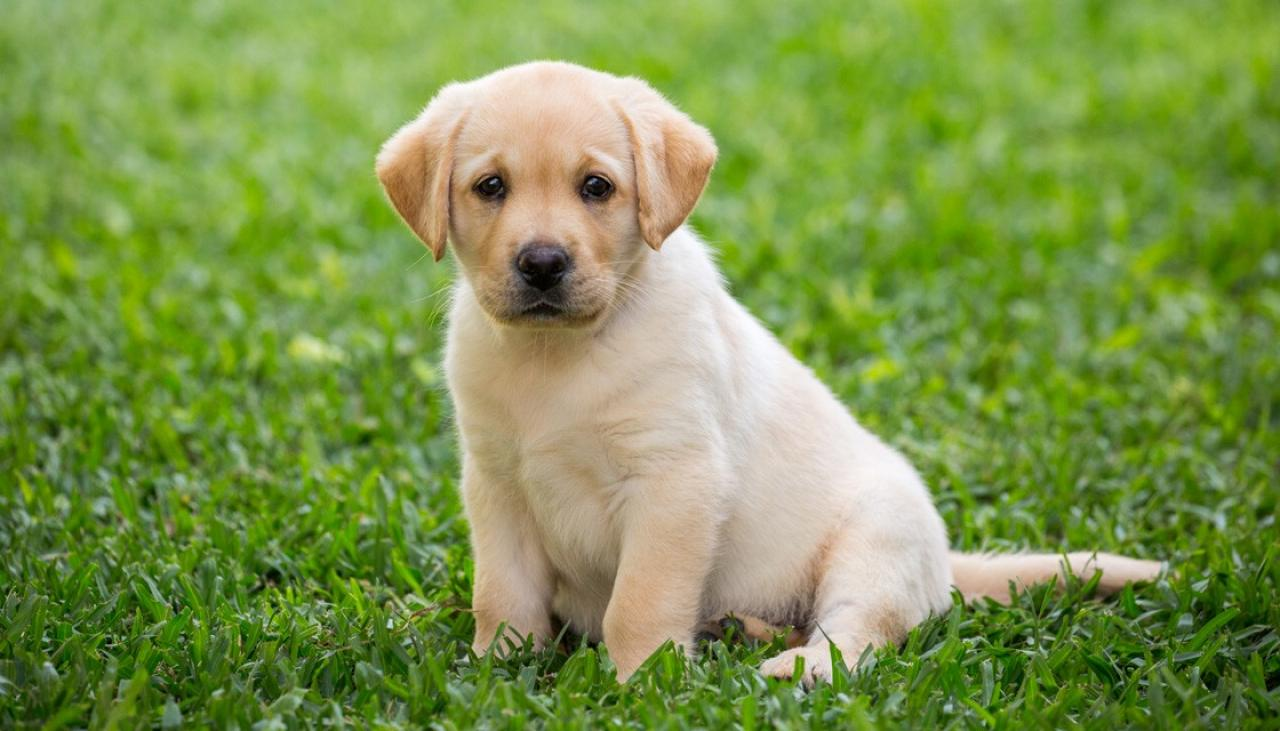
#> input picture Images/Task_1.jpg, 1280 x 731 px
$ jupyter execute Morphological_Transformation.ipynb   (shell and % lines are left out)
#> lines starting #> are read from the running program, lines starting #| are printed output that depends on the picture; after the words box and inside, x2 and y2 are one past the last pixel; in counts of white or black regions, pixels touching at a corner belong together
[cell 1]
import cv2
import numpy as np
import matplotlib.pyplot as plt

[cell 2]
image = cv2.imread('Images/Task_1.jpg', 0)
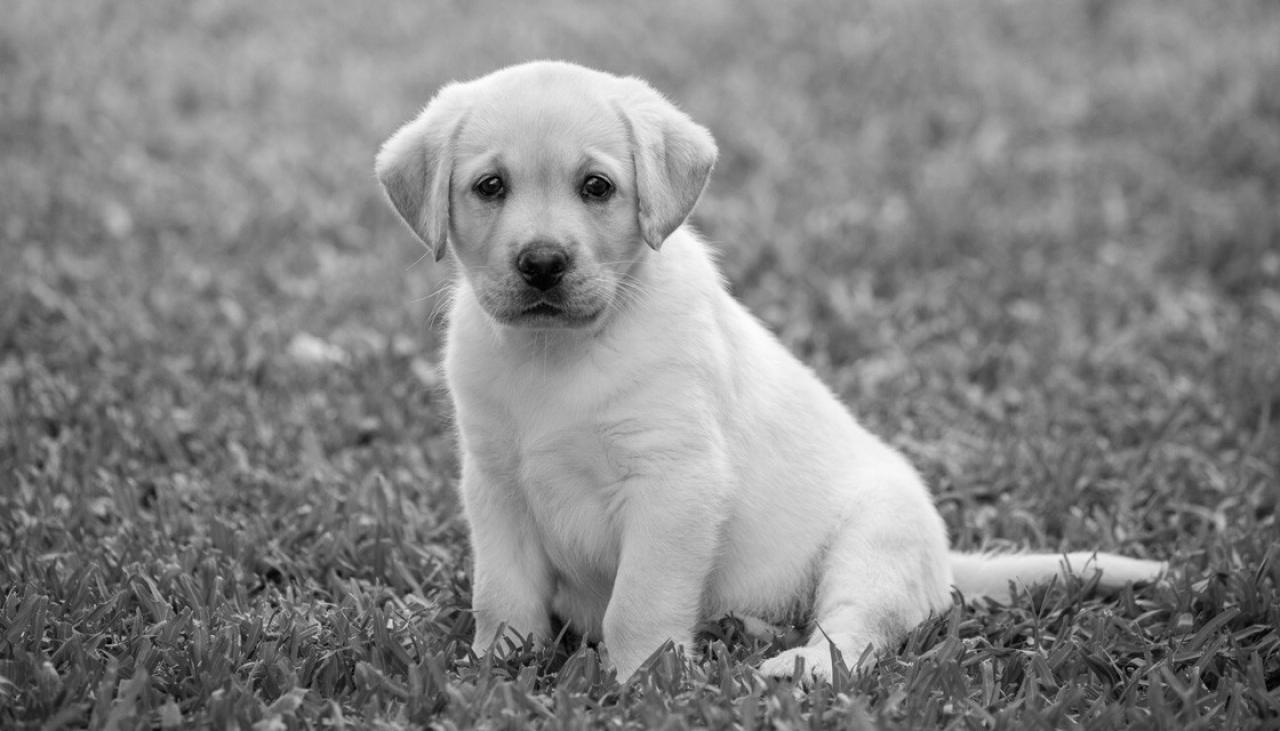
#> image: shape (731, 1280); min 0, max 255, mean 133.1
# binarize the image
binr = cv2.threshold(image, 0, 255, cv2.THRESH_BINARY+cv2.THRESH_OTSU)[1]
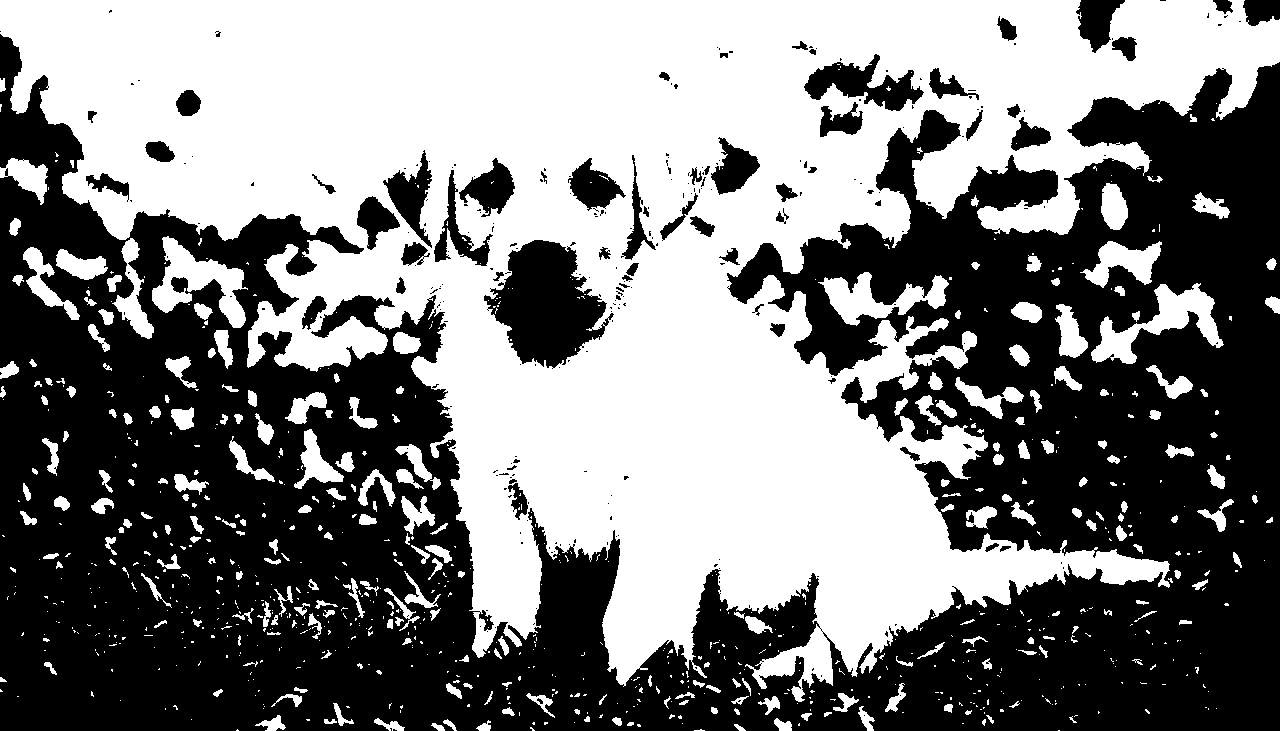
#> binr: shape (731, 1280); 49.3% white; 891 white regions (623 under 20 px), largest, box (x1, y1, x2, y2) and area: (0, 0, 1280, 702) 411772, (1091, 283, 1224, 364) 3778, (152, 236, 248, 328) 3577

# define the kernel
kernel = np.ones((5, 5), np.uint8)

# invert the image
invert = cv2.bitwise_not(binr)

# erode the image
erosion = cv2.erode(invert, kernel, iterations=1)
#> erosion: shape (731, 1280); 40.7% white; 108 white regions (59 under 20 px), largest, box (x1, y1, x2, y2) and area: (0, 38, 1280, 731) 358022, (498, 242, 604, 364) 7898, (1082, 0, 1122, 48) 1139


kernel = np.ones((3, 3), np.uint8)
dilation = cv2.dilate(invert, kernel, iterations=1)
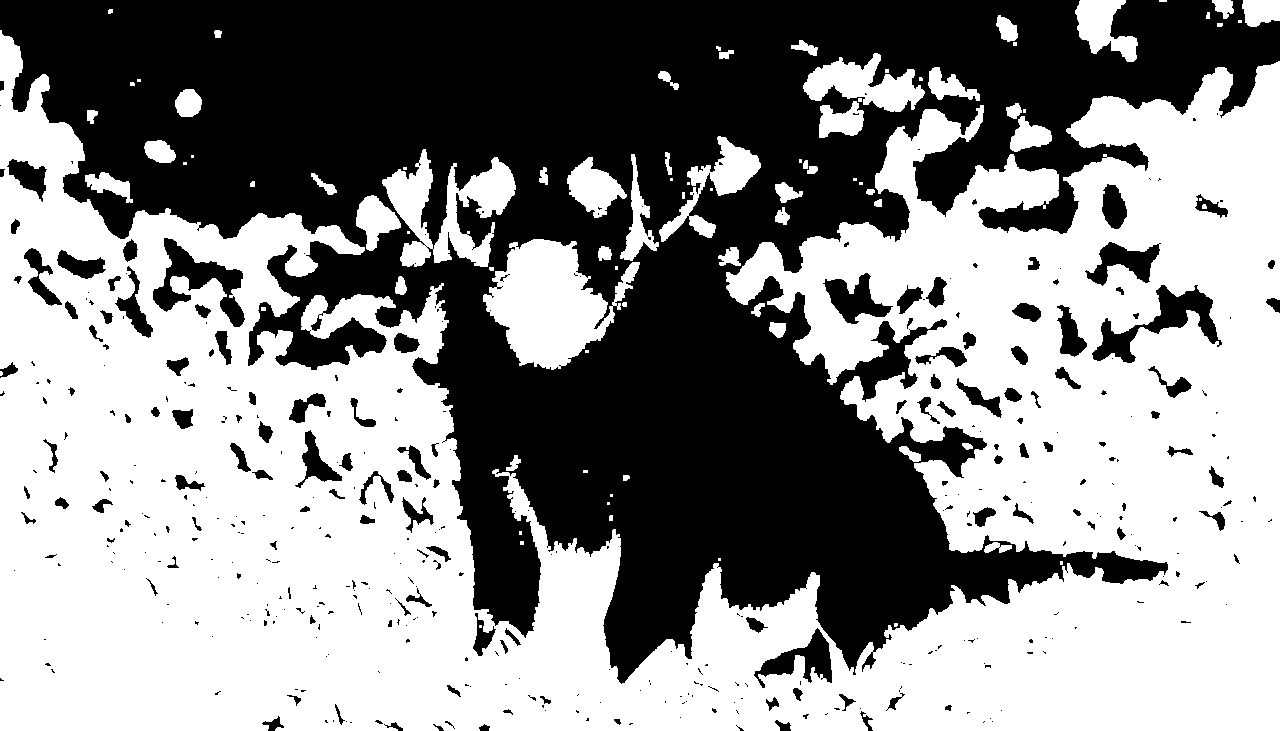
#> dilation: shape (731, 1280); 55.1% white; 427 black regions (288 under 20 px), largest, box (x1, y1, x2, y2) and area: (0, 0, 1280, 684) 387081, (1092, 285, 1222, 363) 3102, (153, 238, 245, 327) 2944


opening = cv2.morphologyEx(binr, cv2.MORPH_OPEN,
                           kernel, iterations=1)
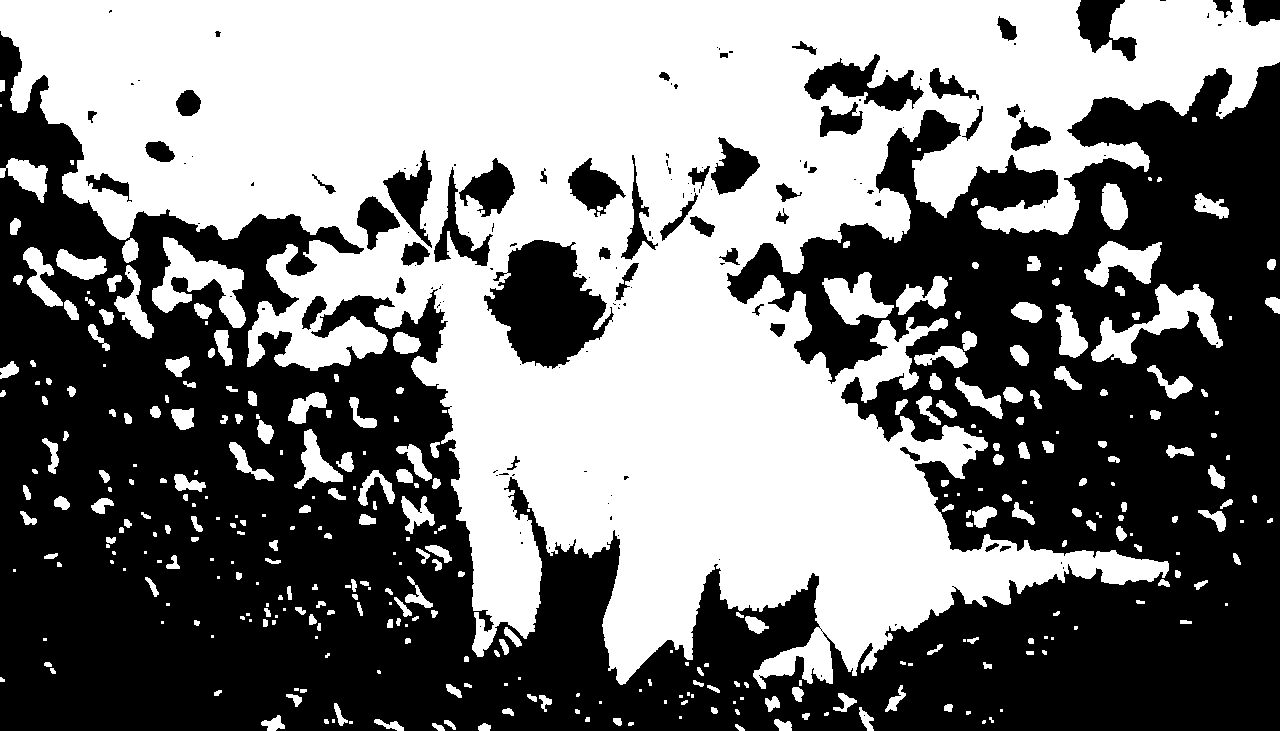
#> opening: shape (731, 1280); 48.5% white; 349 white regions (109 under 20 px), largest, box (x1, y1, x2, y2) and area: (0, 0, 1280, 689) 408032, (1091, 284, 1223, 364) 3753, (152, 237, 246, 328) 3530


plt.subplot(2, 2, 1)
plt.imshow(image)

plt.subplot(2, 2, 2)
plt.imshow(erosion, cmap='gray')

plt.subplot(2, 2, 3)
plt.imshow(opening, cmap='gray')

plt.subplot(2, 2, 4)
plt.imshow(dilation, cmap='gray')

$ run again, with Images/Yolo crowd.jpg copied over Images/Task_1.jpg
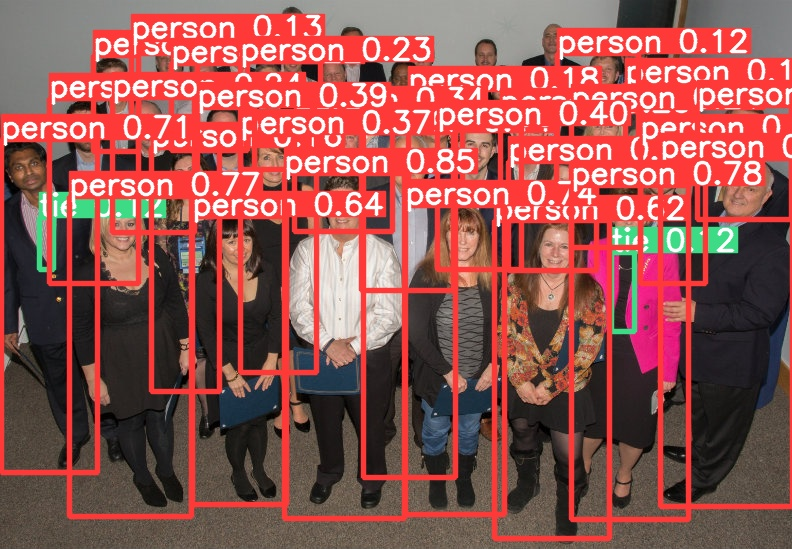
#> input picture Images/Yolo crowd.jpg, 792 x 549 px
#> `binr = cv2.threshold(image, 0, 255, cv2.THRESH_BINARY+cv2.THRESH_OTSU)..`:
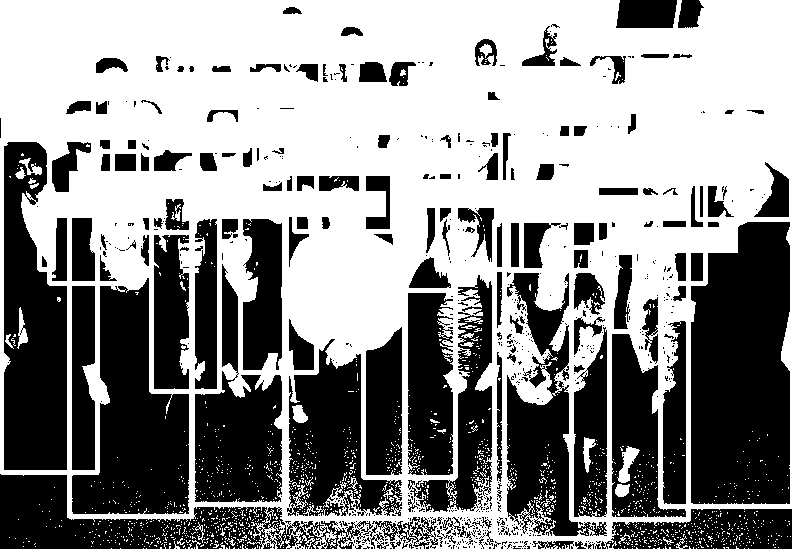
#> binr: shape (549, 792); 56.4% white; 614 black regions (465 under 20 px), largest, box (x1, y1, x2, y2) and area: (691, 222, 790, 504) 25381, (72, 278, 189, 514) 16643, (4, 142, 67, 470) 15716
#> erosion: shape (549, 792); 27.9% white; 229 white regions (122 under 20 px), largest, box (x1, y1, x2, y2) and area: (693, 224, 788, 502) 22885, (74, 286, 187, 512) 13872, (6, 144, 65, 468) 12980
#> dilation: shape (549, 792); 52.3% white; 146 black regions (125 under 20 px), largest, box (x1, y1, x2, y2) and area: (0, 0, 792, 542) 205177, (517, 377, 551, 404) 511, (619, 448, 638, 482) 244
#> `opening = cv2.morphologyEx(binr, cv2.MORPH_OPEN, kernel, iterations=1)`:
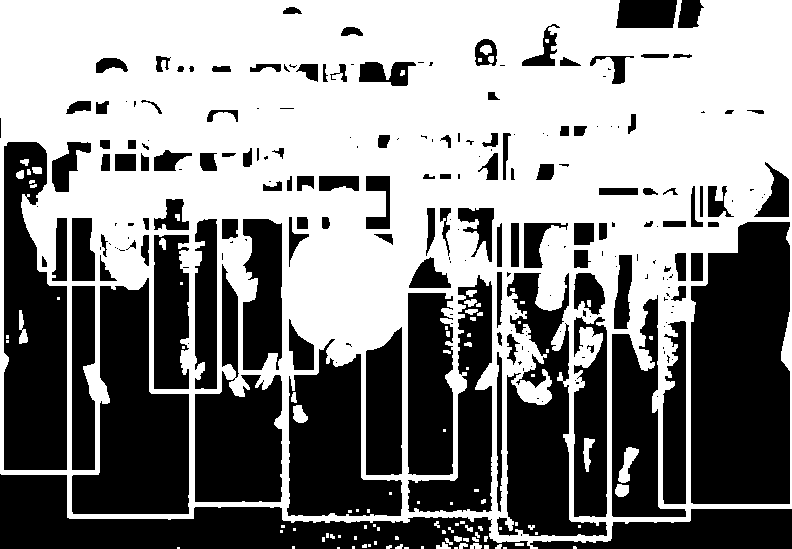
#> opening: shape (549, 792); 53.5% white; 230 black regions (108 under 20 px), largest, box (x1, y1, x2, y2) and area: (691, 222, 790, 504) 25448, (0, 474, 530, 549) 17909, (72, 278, 189, 514) 16839
